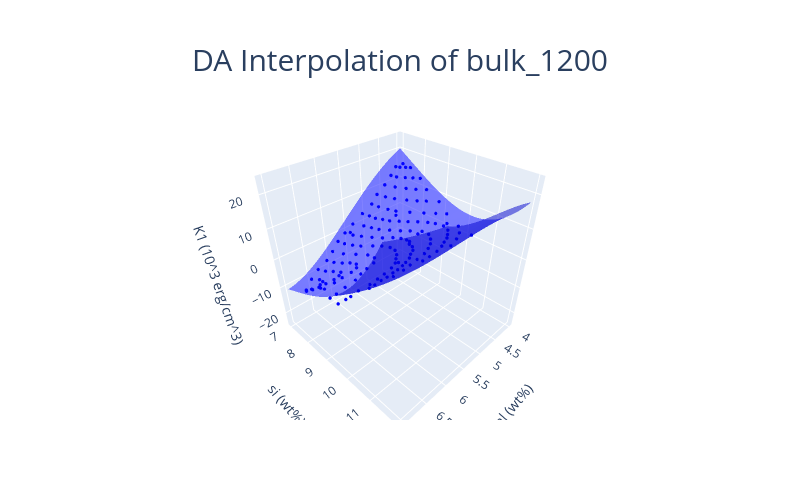
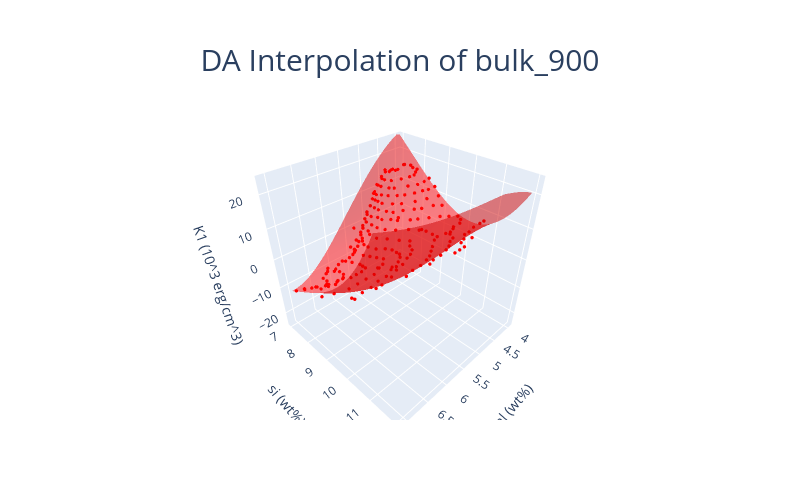
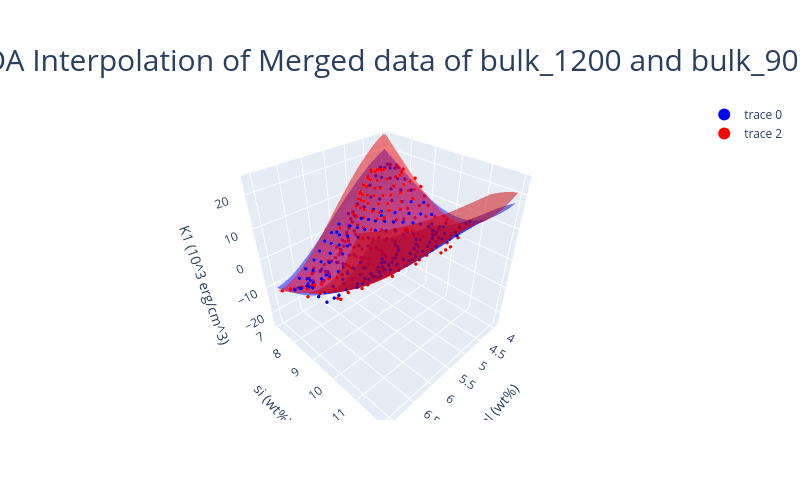

The code cell stored with these charts, in order, in its notebook:
### Code cell
MergedDAInterpolationPlotter(
	merged_descriptors_target,
	data_assimilator,
	bulk_surface
).plot()
